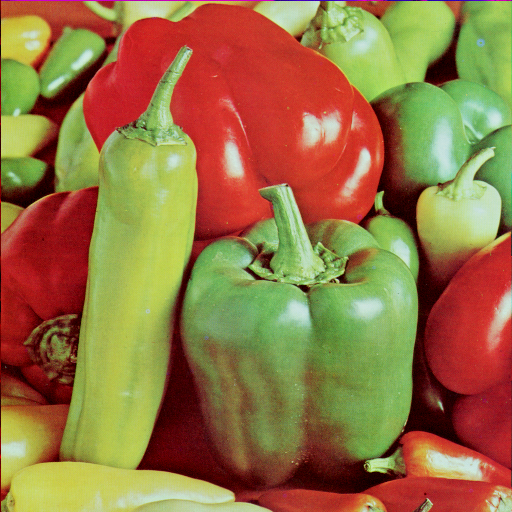
#> input picture picture/pepper.tif, 512 x 512 px
$ python exp5.py
#> lines starting #> are read from the running program, lines starting #| are printed output that depends on the picture; after the words box and inside, x2 and y2 are one past the last pixel; in counts of white or black regions, pixels touching at a corner belong together
import cv2
import numpy as np
from numpy import fft
from matplotlib import pyplot as plt


def getDegradedImg(image, Huv):  # 根据退化模型生成退化图像
    F = fft.fft2(image.astype(np.float32))  # 傅里叶变换
    fftShift = fft.fftshift(F)  # 将低频分量移动到频域图像中心
    fftShiftFilter = fftShift * Huv  # Guv = Fuv * Huv
    invShift = fft.ifftshift(fftShiftFilter)  # 将低频分量逆转换回图像四角
    imgIfft = fft.ifft2(invShift)  # 逆傅里叶变换，返回值是复数数组
    imgDegraded = np.uint8(
        cv2.normalize(np.abs(imgIfft), None, 0, 255, cv2.NORM_MINMAX)
    )
    return imgDegraded


def turbulenceBlur(img, k=0.001):  # 湍流模糊传递函数
    # H(u,v) = exp(-k(u^2+v^2)^5/6)
    M, N = img.shape[1], img.shape[0]
    u, v = np.meshgrid(np.arange(M), np.arange(N))
    radius = (u - M // 2) ** 2 + (v - N // 2) ** 2
    kernel = np.exp(-k * np.power(radius, 5 / 6))
    return kernel


def gaussian_noise(image, mean=0, sigma=20.0):
    noiseGause = np.random.normal(mean, sigma, image.shape)
    imgGaussNoise = image + noiseGause
    imgGaussNoise = np.uint8(
        cv2.normalize(imgGaussNoise, None, 0, 255, cv2.NORM_MINMAX)
    )  # 归一化为 [0,255]
    return imgGaussNoise


def ideaLPFilter(img, radius=10):  # 理想低通滤波器
    M, N = img.shape[1], img.shape[0]
    u, v = np.meshgrid(np.arange(M), np.arange(N))
    D = np.sqrt((u - M // 2) ** 2 + (v - N // 2) ** 2)
    kernel = np.zeros(img.shape[:2], np.float32)
    kernel[D <= radius] = 1
    return kernel


def inverseFilter(image, Huv, D0):  # 根据退化模型逆滤波
    # (1) 傅里叶变换, 中心化
    F = fft.fft2(image.astype(np.float32))  # 傅里叶变换
    fftShift = fft.fftshift(F)  # 将低频分量移动到频域图像中心
    # (2) 在频率域修改傅里叶变换: 傅里叶变换 点乘 滤波器传递函数
    if D0 == 0:
        fftShiftFilter = fftShift / Huv  # Guv = Fuv / Huv
    else:
        lpFilter = ideaLPFilter(image, radius=D0)
        fftShiftFilter = fftShift / Huv * lpFilter  # Guv = Fuv / Huv
    # (3) 对修正傅里叶变换 进行傅里叶逆变换，逆中心化
    invShift = fft.ifftshift(fftShiftFilter)  # 将低频分量逆转换回图像四角
    imgIfft = fft.ifft2(invShift)  # 逆傅里叶变换，返回值是复数数组
    imgRebuild = np.uint8(
        cv2.normalize(np.abs(imgIfft), None, 0, 255, cv2.NORM_MINMAX)
    )  # 归一化为 [0,255]
    return imgRebuild


def wienerFilter(image, Huv, eps, K=0.01):  # 维纳滤波，K=0.01
    F = fft.fft2(image.astype(np.float32))
    fftShift = fft.fft2(Huv) + eps
    fftWiener = np.conj(fftShift) / (np.abs(fftShift) ** 2 + K)
    imgWienerFilter = fft.ifft2(F * fftWiener)
    imgWienerFilter = np.abs(fft.fftshift(imgWienerFilter))
    return imgWienerFilter


img = cv2.imread(r"picture/pepper.tif", cv2.IMREAD_GRAYSCALE)
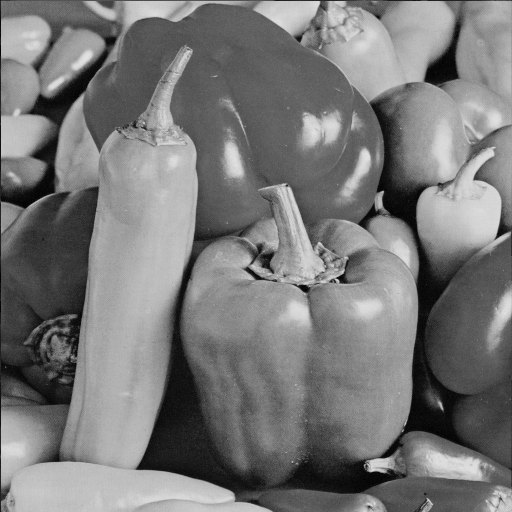
#> img: shape (512, 512); min 0, max 228, mean 120.2

# 生成湍流模糊图像
HBlur = turbulenceBlur(img)
#> in turbulenceBlur, `kernel = np.exp(-k * np.power(radius, 5 / 6))`:
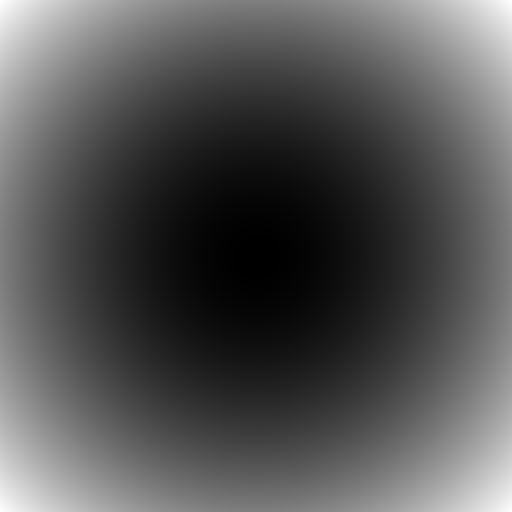
#> radius: shape (512, 512) int64; min 0, max 131072, mean 43691; drawn with min black and max white
imgBlur = np.abs(getDegradedImg(img, HBlur))
#> in getDegradedImg, `imgDegraded = np.uint8( cv2.normalize(np.abs(imgIfft), None, 0, 255, c..`:
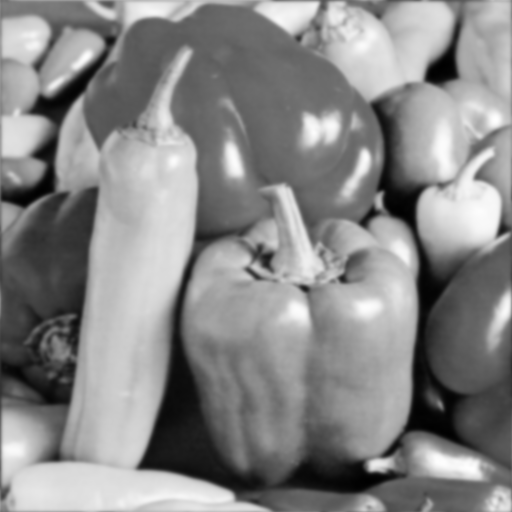
#> imgDegraded: shape (512, 512); min 0, max 255, mean 135.4

gaussian_img = gaussian_noise(imgBlur)
#> in gaussian_noise, `imgGaussNoise = image + noiseGause`:
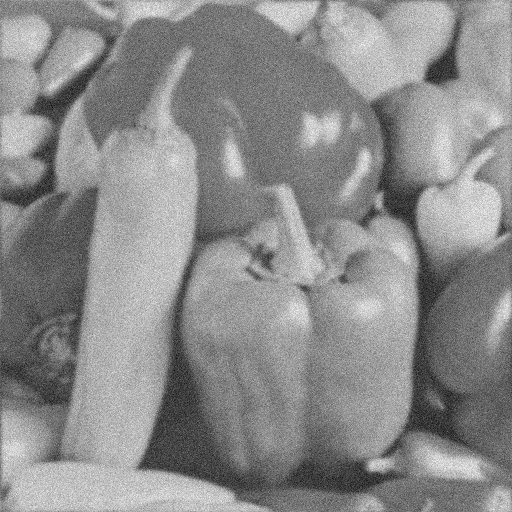
#> imgGaussNoise: shape (512, 512) float64; min -86.04, max 317.9, mean 135.4; drawn with min black and max white

inverse_img = inverseFilter(imgBlur, HBlur, D0=100)
#> in inverseFilter, `lpFilter = ideaLPFilter(image, radius=D0)`:
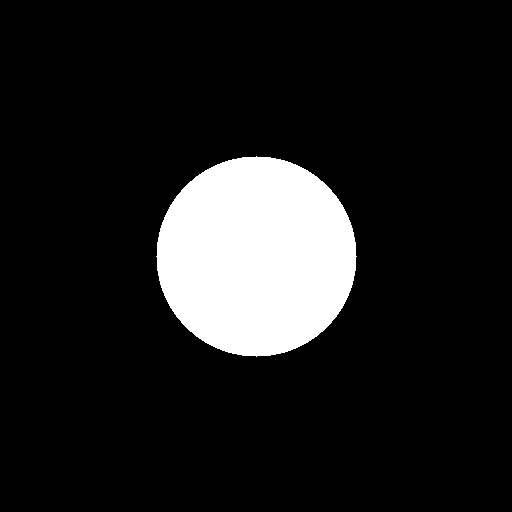
#> lpFilter: shape (512, 512) float32; values 0 (black) and 1 (white), 12% white; 1 white region, box (x1, y1, x2, y2) and area: (156, 156, 357, 357) 31417
wiener_img = wienerFilter(imgBlur, HBlur, 1e-6)

inverse_img1 = inverseFilter(gaussian_img, HBlur, D0=100)
#> call 2 of inverseFilter, with D0 = 100
#> in inverseFilter (call 2), `imgRebuild = np.uint8( cv2.normalize(np.abs(imgIfft), None, 0, 255, cv..`:
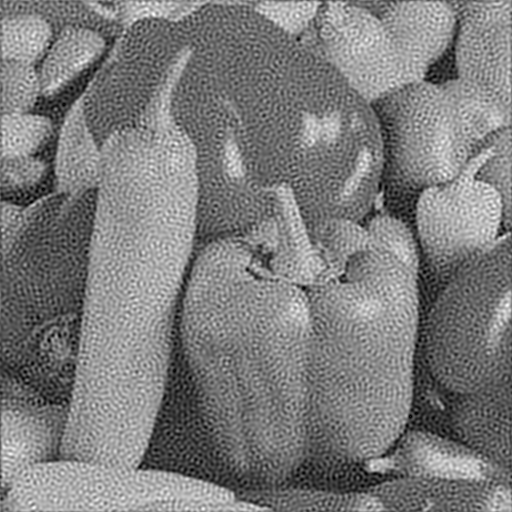
#> imgRebuild: shape (512, 512); min 0, max 255, mean 124.9
wiener_img1 = wienerFilter(gaussian_img, HBlur, 1e-6)
#> call 2 of wienerFilter, with eps = 1e-06, K = 0.01
#> in wienerFilter (call 2), `imgWienerFilter = np.abs(fft.fftshift(imgWienerFilter))`:
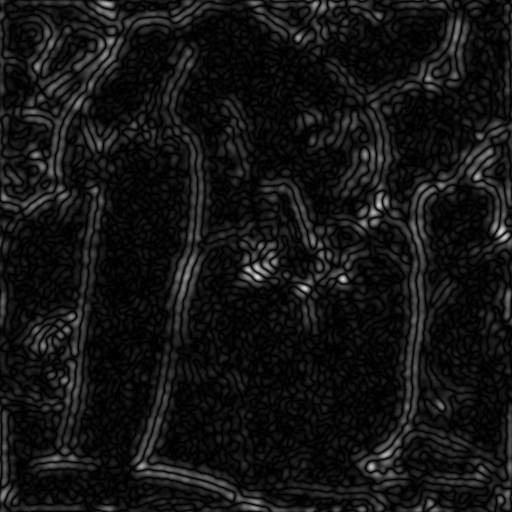
#> imgWienerFilter: shape (512, 512) float64; min 3.1e-05, max 214.5, mean 20.4

plt.rcParams["font.sans-serif"] = ["SimHei"]
plt.rcParams["figure.figsize"] = (15, 15)
plt.subplot(241), plt.imshow(img, "gray"), plt.title("原图像")
plt.axis("off")
plt.subplot(242), plt.imshow(imgBlur, "gray"), plt.title("退化图像")
plt.axis("off")
plt.subplot(243), plt.imshow(gaussian_img, "gray"), plt.title("高斯噪声图像")
plt.axis("off")
plt.subplot(244), plt.imshow(inverse_img, "gray"), plt.title("逆滤波图像")
plt.axis("off")
plt.subplot(245), plt.imshow(wiener_img, "gray"), plt.title("维纳滤波图像")
plt.axis("off")
plt.subplot(246), plt.imshow(inverse_img1, "gray"), plt.title("逆滤波图像(含噪)")
plt.axis("off")
plt.subplot(247), plt.imshow(wiener_img1, "gray"), plt.title("维纳滤波图像(含噪)")
plt.axis("off")
plt.show()

$ run again, with picture/Girl_Elaine.tif copied over picture/pepper.tif
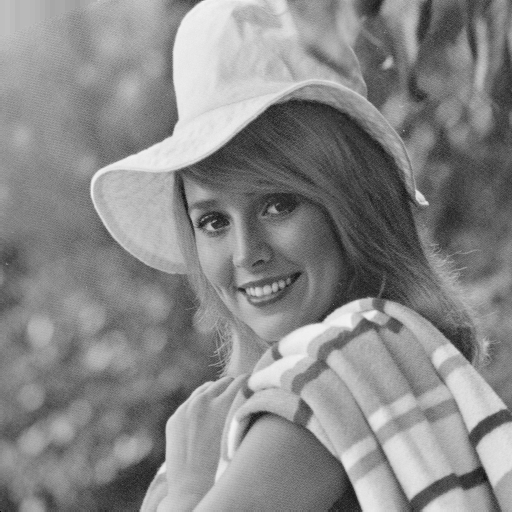
#> input picture picture/Girl_Elaine.tif, 512 x 512 px
#> img is the input picture: shape (512, 512); min 0, max 243, mean 136.4
#> lpFilter: shape (512, 512) float32; values 0 (black) and 1 (white), 12% white; 1 white region, box (x1, y1, x2, y2) and area: (156, 156, 357, 357) 31417
#> in inverseFilter (call 2), `imgRebuild = np.uint8( cv2.normalize(np.abs(imgIfft), None, 0, 255, cv..`:
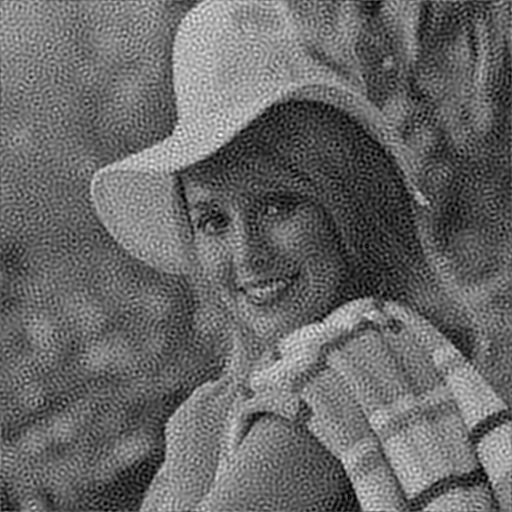
#> imgRebuild: shape (512, 512); min 0, max 255, mean 104.4
#> in wienerFilter (call 2), `imgWienerFilter = np.abs(fft.fftshift(imgWienerFilter))`:
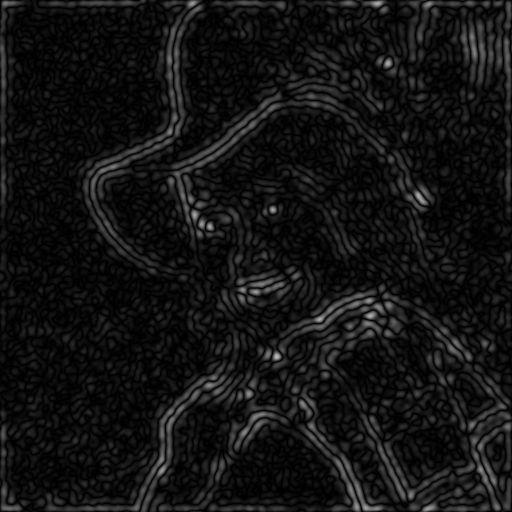
#> imgWienerFilter: shape (512, 512) float64; min 0.000213, max 191.1, mean 19.5

$ run again, with picture/cameraman.tif copied over picture/pepper.tif
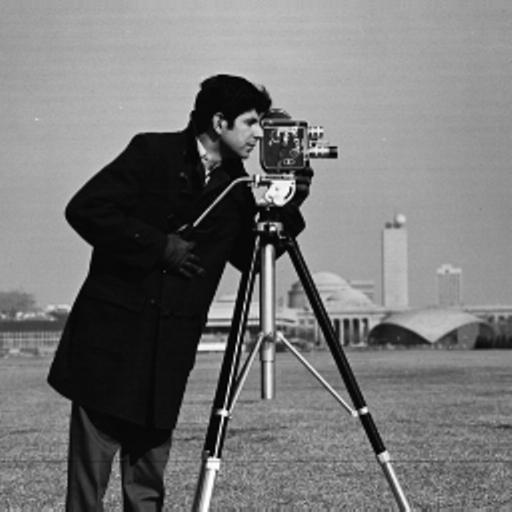
#> input picture picture/cameraman.tif, 512 x 512 px
#> img is the input picture: shape (512, 512); min 0, max 255, mean 118.3
#> lpFilter: shape (512, 512) float32; values 0 (black) and 1 (white), 12% white; 1 white region, box (x1, y1, x2, y2) and area: (156, 156, 357, 357) 31417
#> in wienerFilter, `imgWienerFilter = np.abs(fft.fftshift(imgWienerFilter))`:
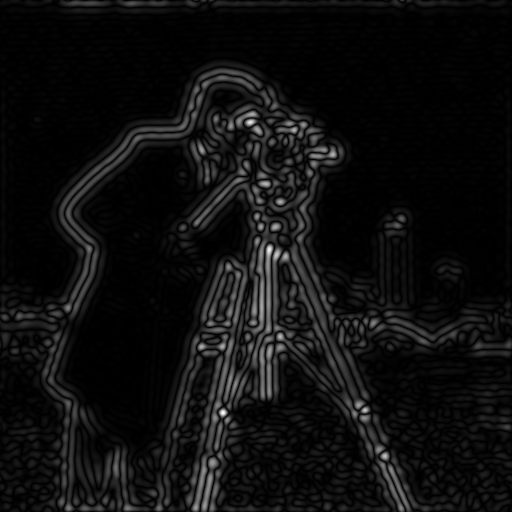
#> imgWienerFilter: shape (512, 512) float64; min 2.45e-07, max 429.2, mean 25.5; drawn with min black and max white
#> in inverseFilter (call 2), `imgRebuild = np.uint8( cv2.normalize(np.abs(imgIfft), None, 0, 255, cv..`:
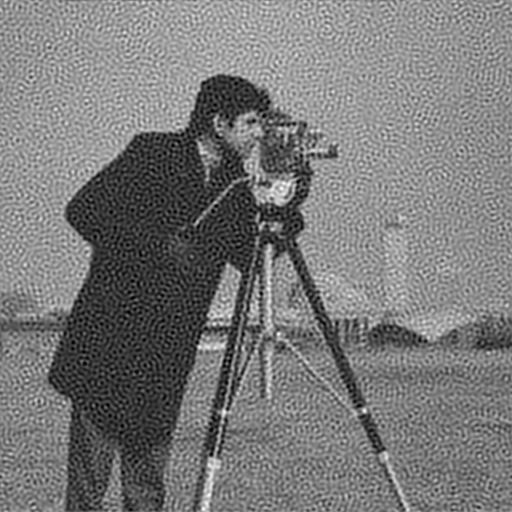
#> imgRebuild: shape (512, 512); min 0, max 255, mean 121.1
